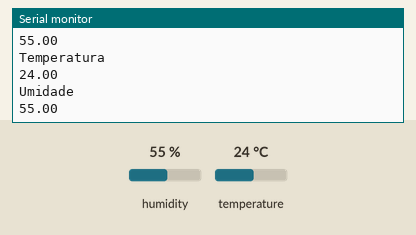
A sketch run on a simulated ESP8266 (NodeMCU). Parts: the last lines printed to the serial monitor. The test bench sets the inputs (shaded band); at power-on: humidity 55 %, temperature 24 °C. WiFi joins after 1.5 s; servers stay silent unless stated.

Above: at 4.7 s.
4.8 s: humidity set to 22 %
At 6.6 s:
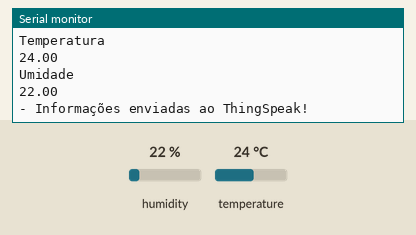
8.2 s: temperature set to 12 °C
At 9.6 s:
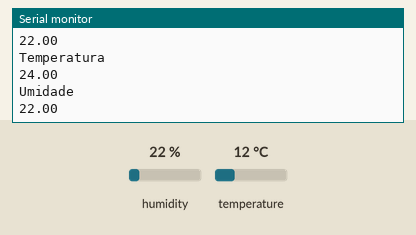
11.0 s: humidity set to 40 %
At 12.8 s:
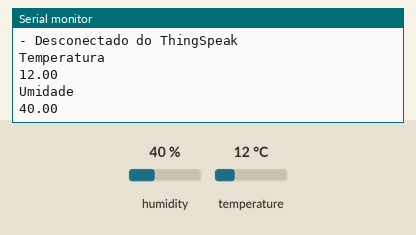
Timing chart, 0 to 14.3 s (numbered marks = the images above; inputs shaded):
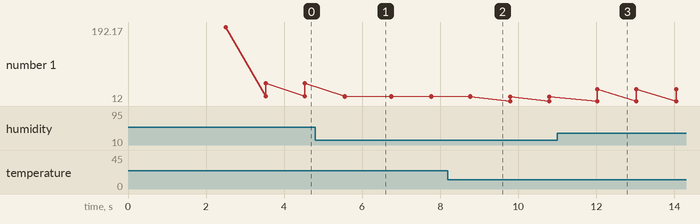

Measured:
- after the input at 4.8 s, the serial monitor: prints a new line after 0.75 s (image 1)
- after the input at 11.0 s, the serial monitor: prints a new line after 1.0 s (image 3)
- plotted number 1: 55 → 22 after the input at 4.8 s, 22 → 40 after the input at 11.0 s

The sketch:

Temperatura_ThingSpeak.ino
```cpp
#include <DHT.h>
#include <ESP8266WiFi.h>  //essa biblioteca já vem com a IDE. Portanto, não é preciso baixar nenhuma biblioteca adicional

//defines
#define SSID_REDE     "Nilton"  //coloque aqui o nome da rede que se deseja conectar
#define SENHA_REDE    "selfcare0101"  //coloque aqui a senha da rede que se deseja conectar
#define INTERVALO_ENVIO_THINGSPEAK  5000  //intervalo entre envios de dados ao ThingSpeak (em ms)

//constantes e variáveis globais
char EnderecoAPIThingSpeak[] = "api.thingspeak.com";
String ChaveEscritaThingSpeak = "VNB7TARXYOQIO3W1";
long lastConnectionTime;
WiFiClient client;

//prototypes
void EnviaInformacoesThingspeak(String StringDados);
void FazConexaoWiFi(void);
float FazLeituraUmidade(void);
float FazLeituraTemperatura(void);

void EnviaInformacoesThingspeak(String StringDados)
{
    if (client.connect(EnderecoAPIThingSpeak, 80))
    {
        //faz a requisição HTTP ao ThingSpeak
        client.print("POST /update HTTP/1.1\n");
        client.print("Host: api.thingspeak.com\n");
        client.print("Connection: close\n");
        client.print("X-THINGSPEAKAPIKEY: "+ChaveEscritaThingSpeak+"\n");
        client.print("Content-Type: application/x-www-form-urlencoded\n");
        client.print("Content-Length: ");
        client.print(StringDados.length());
        client.print("\n\n");
        client.print(StringDados);

        lastConnectionTime = millis();
        Serial.println("- Informações enviadas ao ThingSpeak!");
     }
}

void FazConexaoWiFi(void)
{
    client.stop();
    Serial.println("Conectando-se à rede WiFi...");
    Serial.println();
    delay(1000);
    WiFi.begin(SSID_REDE, SENHA_REDE);

    while (WiFi.status() != WL_CONNECTED)
    {
        delay(500);
        Serial.print(".");
    }

    Serial.println("");
    Serial.println("WiFi connectado com sucesso!");
    Serial.println("IP obtido: ");
    Serial.println(WiFi.localIP());

    delay(1000);
}


#define DHTTYPE DHT11 // DHT 11 (AM2302)

#define DHTPIN 5 // GPIO ou porta D1 do NodeMCU

DHT dht(DHTPIN, DHTTYPE); //Criação do objeto de leitura DHT

float t,h; //variáveis que armazenarão os valores lidos de temperatura e umidade;


void setup(){

  dht.begin(); //Inicia o sensor
  Serial.begin(115200);
  lastConnectionTime = 0;
  FazConexaoWiFi();

}

void loop(){
  int UmidadePercentualTruncada;
  int TemperaturaPercentualTruncada;
  char Fields[100] = {0};

  //Força desconexão ao ThingSpeak (se ainda estiver desconectado)
  if (client.connected())
  {
    client.stop();
    Serial.println("- Desconectado do ThingSpeak");
    Serial.println();
  }

  Serial.println("Temperatura");
  t=dht.readTemperature(); //Função de leitura da temperatura

  Serial.println(t);

  Serial.println("Umidade");
  h=dht.readHumidity();//Função de leitura da umidade

  Serial.println(h);

  UmidadePercentualTruncada = (int)h; //trunca umidade como número inteiro
  TemperaturaPercentualTruncada = (int)t; //trunca temperatura como número inteiro

  //verifica se está conectado no WiFi e se é o momento de enviar dados ao ThingSpeak
  if(!client.connected() &&
    (millis() - lastConnectionTime > INTERVALO_ENVIO_THINGSPEAK))
  {
      sprintf(Fields,"field1=%d&field2=%d", TemperaturaPercentualTruncada, UmidadePercentualTruncada);
      EnviaInformacoesThingspeak(Fields);
  }

  delay(1000);

}
```
